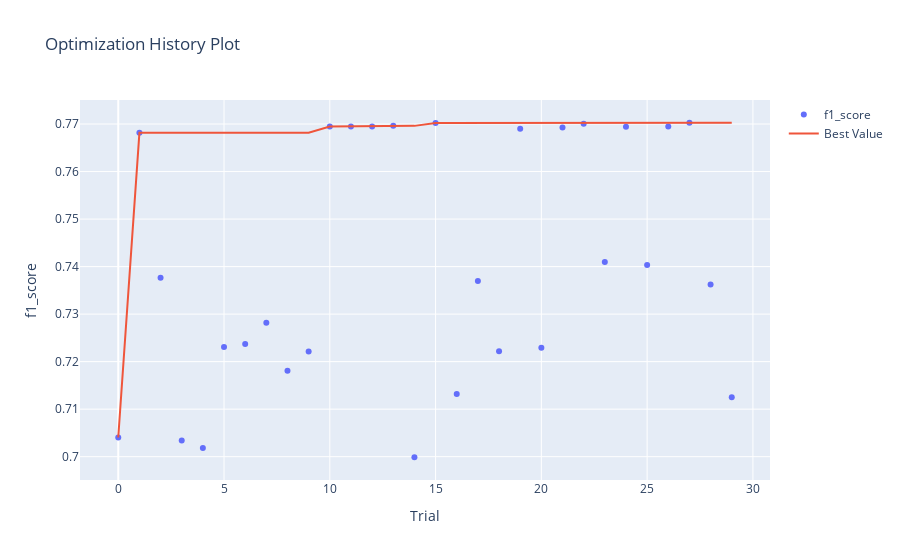

The cell this chart's notebook holds for it:
### Markdown cell above
График истории оптимизации - отображает количество испытаний на оси Х и метрику на оси Y.

Следует использовать эту диаграмму, чтобы проверить, идет ли оптимизация гиперпараметров в правильном направлении или нет.

### Code cell
optuna.visualization.plot_optimization_history(study, target_name="f1_score")

### Figure 1 — Plotly figure (JSON) as saved in the notebook; plotly's stock layout.template omitted (floating-point values rounded to 4 significant figures)
{"data": [{"mode": "markers", "name": "f1_score", "type": "scatter", "x": [0, 1, 2, 3, 4, 5, 6, 7, 8, 9, 10, 11, 12, 13, 14, 15, 16, 17, 18, 19, 20, 21, 22, 23, 24, 25, 26, 27, 28, 29], "y": [0.704, 0.7681, 0.7377, 0.7034, 0.7018, 0.7231, 0.7237, 0.7282, 0.7181, 0.7221, 0.7695, 0.7695, 0.7695, 0.7696, 0.6999, 0.7702, 0.7132, 0.737, 0.7222, 0.769, 0.7229, 0.7693, 0.7701, 0.741, 0.7694, 0.7403, 0.7695, 0.7703, 0.7362, 0.7125]}, {"name": "Best Value", "type": "scatter", "x": [0, 1, 2, 3, 4, 5, 6, 7, 8, 9, 10, 11, 12, 13, 14, 15, 16, 17, 18, 19, 20, 21, 22, 23, 24, 25, 26, 27, 28, 29], "y": [0.704, 0.7681, 0.7681, 0.7681, 0.7681, 0.7681, 0.7681, 0.7681, 0.7681, 0.7681, 0.7695, 0.7695, 0.7695, 0.7696, 0.7696, 0.7702, 0.7702, 0.7702, 0.7702, 0.7702, 0.7702, 0.7702, 0.7702, 0.7702, 0.7702, 0.7702, 0.7702, 0.7703, 0.7703, 0.7703]}], "layout": {"title": {"text": "Optimization History Plot"}, "xaxis": {"title": {"text": "Trial"}}, "yaxis": {"title": {"text": "f1_score"}}}}
